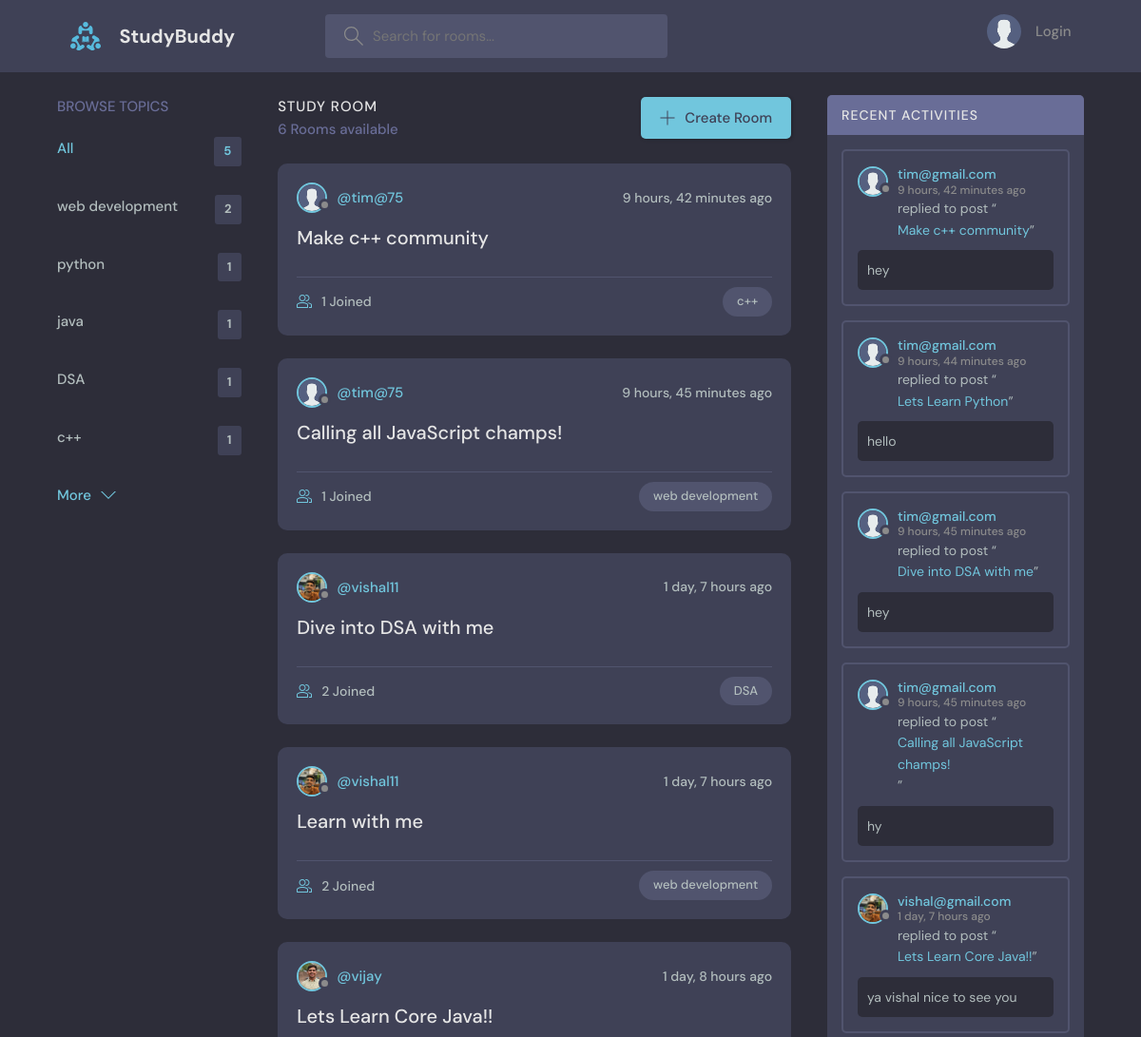
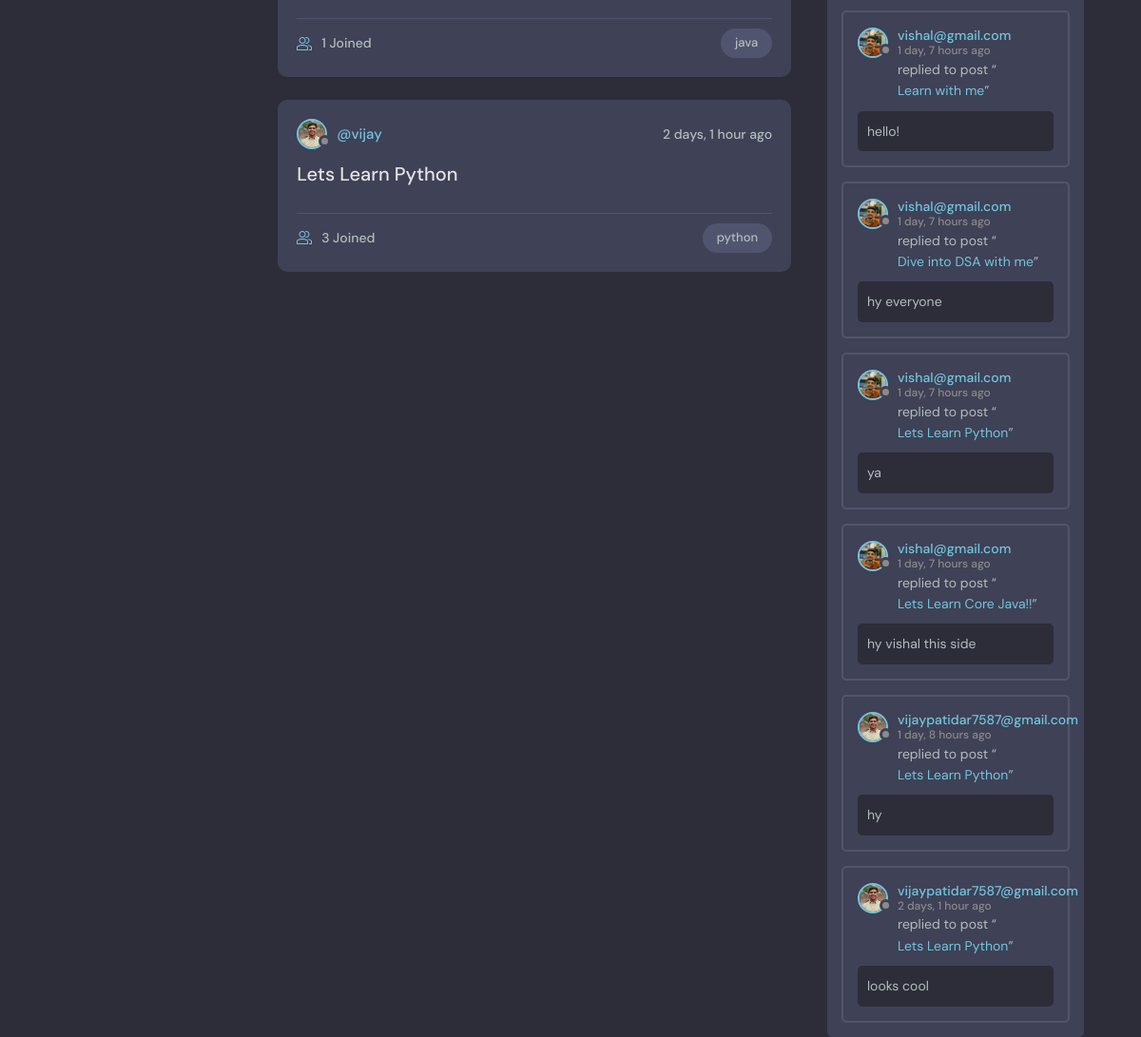
The page / on the database its author committed (2 pictures, top to bottom).
### base/models.py (models this page shows, shortened)
class Topic(models.Model):
    name = models.CharField(max_length=200)

class Room(models.Model):
    host = models.ForeignKey(User, on_delete=models.SET_NULL, null=True)
    topic = models.ForeignKey(Topic, on_delete=models.SET_NULL, null=True)
    name = models.CharField(max_length=200)
    description = models.TextField(null=True)
    participants = models.ManyToManyField(User, related_name='participants', blank=True)
    updated = models.DateTimeField(auto_now=True)
    created = models.DateTimeField(auto_now_add=True)
    class Meta:
        ordering = ['-updated', '-created']
    def __str__(self):
        return self.name

class User(AbstractUser):
    name = models.CharField(max_length=200, null=True)
    email = models.EmailField(unique=True, null=True)
    bio = models.TextField(null=True)
    avatar = models.ImageField(null=True, default='avatar.svg')
    USERNAME_FIELD = 'email'
    REQUIRED_FIELDS = []

class Message(models.Model):
    user = models.ForeignKey(User, on_delete=models.CASCADE)
    room = models.ForeignKey(Room, on_delete=models.CASCADE)
    body = models.TextField()
    updated = models.DateTimeField(auto_now=True)
    created = models.DateTimeField(auto_now_add=True)
    class Meta:
        ordering = ['-updated', '-created']

### base/views.py (the view)
# urls.py: path('', views.home, name='home'),
def home(request):
    q = request.GET.get('q') if request.GET.get('q') != None else ''
    rooms = Room.objects.filter(
        Q(topic__name__icontains=q)|
        Q(name__icontains=q)|
        Q(description__icontains=q)
    )
    room_count = rooms.count()
    topics = Topic.objects.all()[:5]
    room_messages = Message.objects.filter(Q(room__topic__name__icontains=q))
    context = {'rooms':rooms, 'topics':topics, 'room_count': room_count, 'room_messages':room_messages}
    return render(request, 'base/home.html',context)

### base/templates/base/home.html (shortened to what this page needs)
{% extends 'main.html' %}
{% block content %}
    <main class="layout layout--3">
      <div class="container">
        {% include 'base/topics_component.html' %}
        <div class="roomList">
          <div class="roomList__header">
            <div>
              <h2>Study Room</h2>
              <p>{{room_count}} Rooms available</p>
            </div>
            <a class="btn btn--main" href="{% url 'create-room' %}">
              <svg version="1.1" xmlns="http://www.w3.org/2000/svg" width="32" height="32" viewBox="0 0 32 32">
                <title>add</title>
                <path
                  d="M16.943 0.943h-1.885v14.115h-14.115v1.885h14.115v14.115h1.885v-14.115h14.115v-1.885h-14.115v-14.115z"
                ></path>
              </svg>
              Create Room
            </a>
          </div>
          {% include 'base/feed_component.html' %}
        </div>
        {% include 'base/activity_component.html' %}
      </div>
    </main>
{% endblock content %}

### base/templates/base/topics_component.html
<div class="topics">
    <div class="topics__header">
      <h2>Browse Topics</h2>
    </div>
    <ul class="topics__list">
      <li>
        <a href="{% url 'home' %}" class="active">All <span>{{topics.count}}</span></a>
      </li>
      {% for topic in topics %}
      <li>
        <a href="{% url 'home' %}?q={{topic.name}}">{{topic.name}} <span>{{topic.room_set.all.count}}</span></a>
      </li>
      {% endfor %}
    </ul>
    <a class="btn btn--link" href="{% url 'topics' %}">
      More
      <svg version="1.1" xmlns="http://www.w3.org/2000/svg" width="32" height="32" viewBox="0 0 32 32">
        <title>chevron-down</title>
        <path d="M16 21l-13-13h-3l16 16 16-16h-3l-13 13z"></path>
      </svg>
    </a>
  </div>

### base/templates/base/feed_component.html (shortened to what this page needs)
{% for room in rooms%}
<div class="roomListRoom">
    <div class="roomListRoom__header">
      <a href="{% url 'user-profile' room.host.id %}" class="roomListRoom__author">
        <div class="avatar avatar--small">
          <img src="{{ room.host.avatar.url }}" />
        </div>
        <span>@{{room.host.username}}</span>
      </a>
      <div class="roomListRoom__actions">
        <span>{{room.created|timesince}} ago</span>
      </div>
    </div>
    <div class="roomListRoom__content">
      <a href="{% url 'room' room.id %}">{{room.name}}</a>
    </div>
    <div class="roomListRoom__meta">
      <a href="{% url 'room' room.id %}" class="roomListRoom__joined">
        {{room.participants.all.count}} Joined
      </a>
      <p class="roomListRoom__topic">{{room.topic.name}}</p>
    </div>
  </div>
{% endfor %}

### base/templates/base/activity_component.html (shortened to what this page needs)
<div class="activities">
    <div class="activities__header">
      <h2>Recent Activities</h2>
    </div>
    {% for message in room_messages %}
    <div class="activities__box">
      <div class="activities__boxHeader roomListRoom__header">
        <a href="{% url 'user-profile' message.user.id %}" class="roomListRoom__author">
          <div class="avatar avatar--small">
            <img src="{{message.user.avatar.url}}" />
          </div>
          <p>
            {{message.user}}
            <span>{{message.created|timesince}} ago</span>
          </p>
        </a>
      </div>
      <div class="activities__boxContent">
        <p>replied to post “<a href="{% url 'room' message.room.id %}">{{message.room}}</a>”</p>
        <div class="activities__boxRoomContent">
          {{message.body}}
        </div>
      </div>
    </div>
    {% endfor %}
  </div>

### rows shown on the page
Topic: name "web development", room_set.all.count "2"
Topic: name "python", room_set.all.count "1"
Topic: name "java", room_set.all.count "1"
Topic: name "DSA", room_set.all.count "1"
Topic: name "c++", room_set.all.count "1"
Room: host.avatar (placeholder picture), host.username "tim@75", created "9 hours, 42 minutes", name "Make c++ community", participants.all.count "1", topic.name "c++"
Room: host.avatar (placeholder picture), host.username "tim@75", created "9 hours, 45 minutes", name "Calling all JavaScript champs!", participants.all.count "1", topic.name "web development"
Room: host.avatar (picture), host.username "vishal11", created "1 day, 7 hours", name "Dive into DSA with me", participants.all.count "2", topic.name "DSA"
Room: host.avatar (picture), host.username "vishal11", created "1 day, 7 hours", name "Learn with me", participants.all.count "2", topic.name "web development"
Room: host.avatar (picture), host.username "vijay", created "1 day, 8 hours", name "Lets Learn Core Java!!", participants.all.count "1", topic.name "java"
Room: host.avatar (picture), host.username "vijay", created "2 days, 1 hour", name "Lets Learn Python", participants.all.count "3", topic.name "python"
Message: user.avatar (placeholder picture), user "tim@gmail.com", created "9 hours, 42 minutes", room "Make c++ community", body "hey"
Message: user.avatar (placeholder picture), user "tim@gmail.com", created "9 hours, 44 minutes", room "Lets Learn Python", body "hello"
Message: user.avatar (placeholder picture), user "tim@gmail.com", created "9 hours, 45 minutes", room "Dive into DSA with me", body "hey"
Message: user.avatar (placeholder picture), user "tim@gmail.com", created "9 hours, 45 minutes", room "Calling all JavaScript champs!", body "hy"
Message: user.avatar (picture), user "vishal@gmail.com", created "1 day, 7 hours", room "Lets Learn Core Java!!", body "ya vishal nice to see you"
Message: user.avatar (picture), user "vishal@gmail.com", created "1 day, 7 hours", room "Learn with me", body "hello!"
Message: user.avatar (picture), user "vishal@gmail.com", created "1 day, 7 hours", room "Dive into DSA with me", body "hy everyone"
Message: user.avatar (picture), user "vishal@gmail.com", created "1 day, 7 hours", room "Lets Learn Python", body "ya"
Message: user.avatar (picture), user "vishal@gmail.com", created "1 day, 7 hours", room "Lets Learn Core Java!!", body "hy vishal this side"
Message: user.avatar (picture), user "vijaypatidar7587@gmail.com", created "1 day, 8 hours", room "Lets Learn Python", body "hy"
Message: user.avatar (picture), user "vijaypatidar7587@gmail.com", created "2 days, 1 hour", room "Lets Learn Python", body "looks cool"

### other values the page prints
{{ topics.count }} "5"
{{ room_count }} "6"
